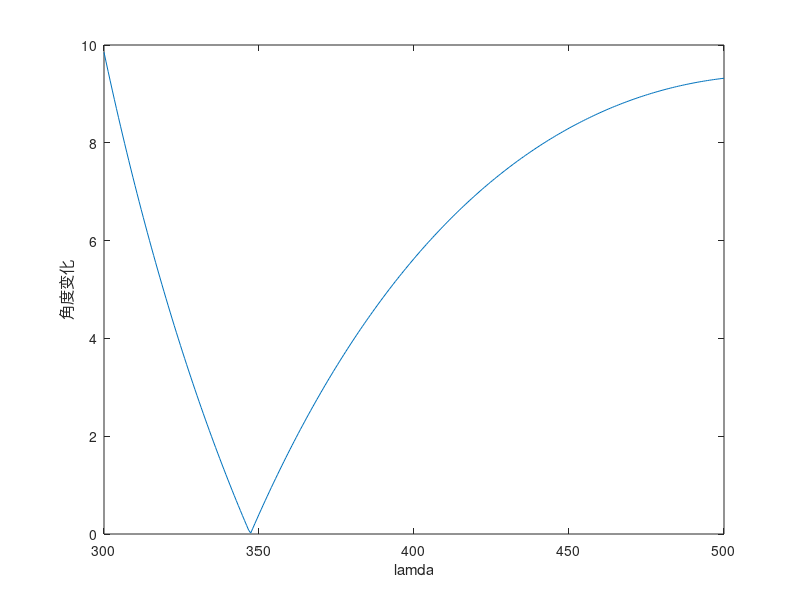

Reproduce this figure in MATLAB.
lamda = linspace(300,500,301);
lamda_p = lamda*1e-3;
lamda_s = 2*lamda_p;
lamda_i = 2*lamda_p;
no_2w_squ = 2.259276 + 0.78056./(77.26408*lamda_p.*lamda_p-1) + (0.032513*lamda_p.*lamda_p)./(0.0025*lamda_p.*lamda_p-1);
no_w_squ = 2.259276 + 0.78056./(77.26408*lamda_i.*lamda_i-1) + (0.032513*lamda_i.*lamda_i)./(0.0025*lamda_i.*lamda_i-1);
ne_2w_squ = 2.132668 + 0.703319./(81.42631*lamda_p.*lamda_p-1) + (0.00807*lamda_p.*lamda_p)./(0.0025*lamda_p.*lamda_p-1);
ne_w_squ = 2.132668 + 0.703319./(81.42631*lamda_i.*lamda_i-1) + (0.00807*lamda_i.*lamda_i)./(0.0025*lamda_i.*lamda_i-1);
inside = (ne_2w_squ./no_w_squ ).*(no_2w_squ - no_w_squ )./(no_2w_squ - ne_2w_squ  );
theta = asin(sqrt(inside))*180/pi;
d_theta = abs(50.5480 - theta);
plot(lamda,d_theta);
xlabel("lamda")
ylabel("角度变化")
